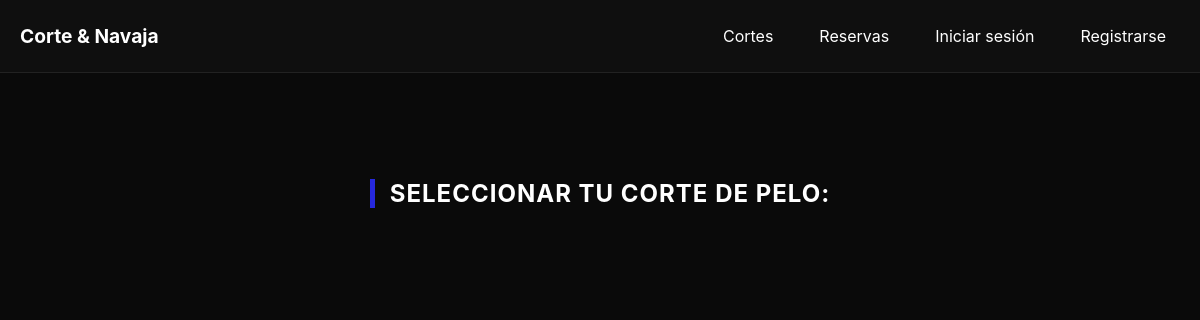
Before: /seleccion-corte/ with the older database file.
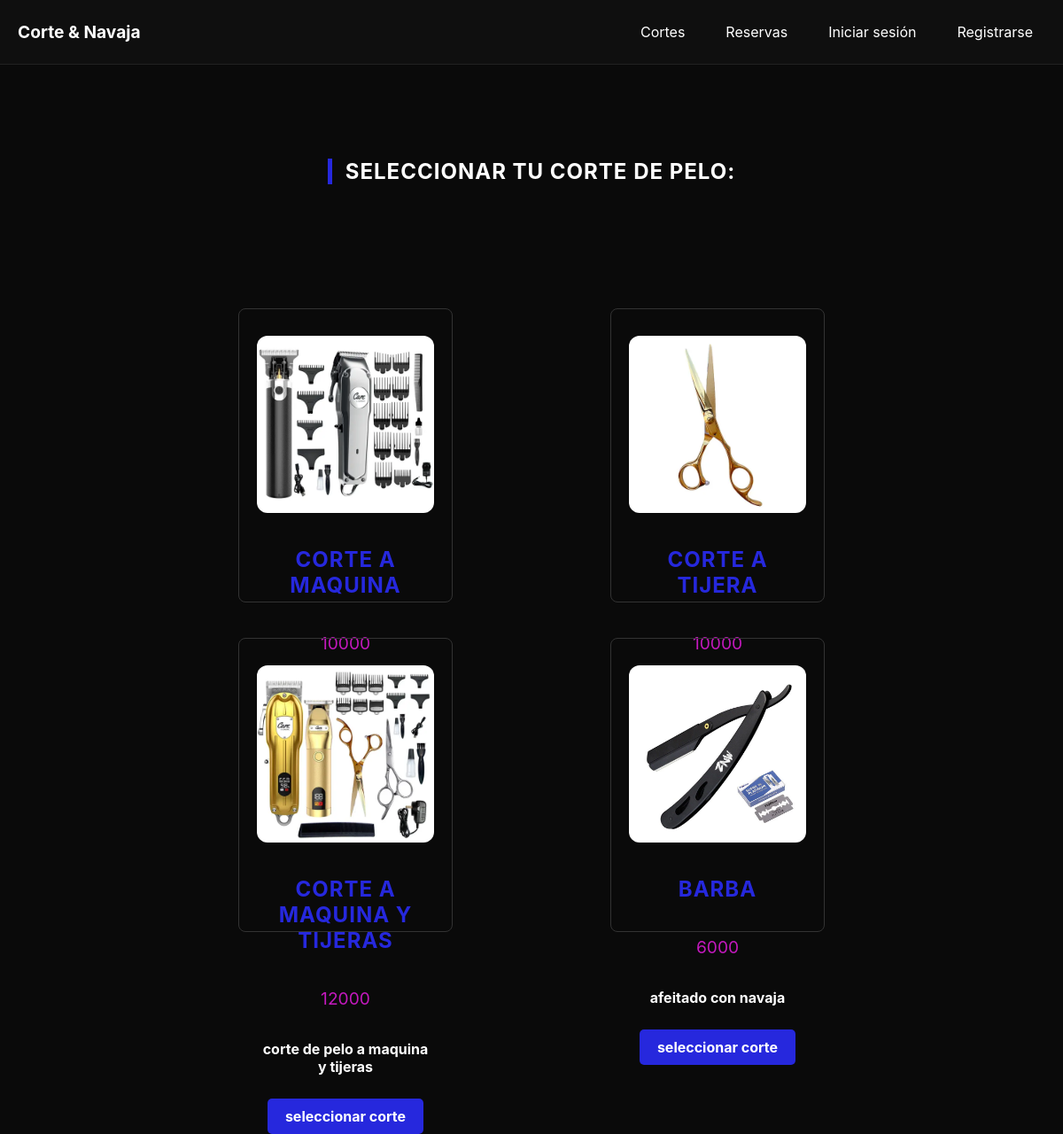
After: the same page with the newer database file.
### corte/models.py (models this page shows, shortened)
class Corte(models.Model):
    name = models.CharField(max_length=100)
    precio = models.IntegerField()
    descripcion = models.TextField(max_length=250)
    imagen = models.ImageField(upload_to='cortes/', null=True, blank=True)

### corte/views.py (the view)
# urls.py: path('seleccion-corte/', views.corte, name='corte'),
def corte(request):
    cortes = Corte.objects.all()
    return render(request, 'corte/corte.html', {'cortes':cortes})

### corte/templates/corte/corte.html
{%extends 'corte/base.html'%}
{%block body%}
<section class="servicios-container">
    <h1 class="titulo-seccion">
        Seleccionar tu corte de pelo:
    </h1>
    <section class="cortes-grid">
        {% for corte in cortes %}
        <article class="corte-card">
            {% if corte.imagen %}
                <img src="{{ corte.imagen.url }}" alt="{{ corte.name }}" class="corte-image">
            {% endif %}
            <h2 class="corte-nombre">{{ corte.name }}</h2>
            <div class="corte-info">
                <p class="corte-precio">{{ corte.precio }}</p>
                <p class="corte-descripcion">{{ corte.descripcion }}</p>
                <a href="{% url 'detail' id=corte.id %}" class="btn-seleccionar">seleccionar corte</a>
            </div>
        </article>
        {%endfor%}
    </section>
</section>
{%endblock%}

### corte/templates/corte/base.html (shortened to what this page needs)
{% load static %}
<!DOCTYPE html>
<html lang="en">
<head>
    <link rel="stylesheet" href="{% static 'css/style.css' %}">
</head>
<body>
    <header class="site-header">
        <nav class="nav-bar">
            <a class="logo" href="{% url 'bienvenida' %}">Corte & Navaja</a>
            <div class="nav-links">
                <a href="{% url 'corte' %}">Cortes</a>
                <a href="{% url 'lista_reservas' %}">Reservas</a>
                {% if user.is_authenticated %}
                    <span class="nav-user">Hola, {{ user.username }}</span>
                    <form method="post" action="{% url 'logout' %}">
                        {% csrf_token %}
                        <button type="submit">Cerrar Sesión</button>
                    </form>
                {% else %}
                    <a href="{% url 'login' %}">Iniciar sesión</a>
                    <a href="{% url 'register' %}">Registrarse</a>
                {% endif %}
            </div>
        </nav>
    </header>
    <main class="container">
        {% block body %}{% endblock %}
    </main>
</body>
</html>

### static/css/style.css (style rules this page uses)
:root { --azul: #2628DD; --magenta: #C419BE; --blanco: #FFFFFF; --negro: #0a0a0a; --gris: #1a1a1a; }
body { background-color: var(--negro); color: var(--blanco); font-family: 'Inter', sans-serif; margin: 0; }
h1, h2 { color: var(--blanco); text-transform: uppercase; letter-spacing: 1px; }
a { color: inherit; text-decoration: none; }
.site-header { background: rgba(15, 15, 15, 0.95); border-bottom: 1px solid rgba(255, 255, 255, 0.08); }
.nav-bar { max-width: 1200px; margin: 0 auto; display: flex; justify-content: space-between; align-items: center; padding: 18px 20px; }
.logo { color: var(--blanco); font-size: 1.2rem; font-weight: bold; }
.nav-links { display: flex; gap: 18px; align-items: center; }
.nav-links a { padding: 8px 14px; border-radius: 8px; transition: background 0.2s ease; }
.container { max-width: 1100px; padding: 24px; margin: 0 auto; }
.detalle-imagen, .corte-image { width: 100%; border-radius: 12px; margin-bottom: 18px; object-fit: cover; max-height: 240px; }
.servicios-container { padding: 2rem 0; display: flex; flex-direction: column; align-items: center; text-align: center }
.titulo-seccion { color: var(--blanco); border-left: 5px solid var(--azul); padding-left: 15px; text-transform: uppercase; margin: 50px 0; }
.cortes-grid { display: flex; flex-wrap: wrap; grid-template-columns: repeat(auto-fill, minmax(280px, 1fr)); gap: 40px; justify-content: space-around; align-items: center; width: 100vh; margin: 90px 0 0 0; }
.corte-card { background-color: var(--gris-oscuro); padding: 30px 20px; border-radius: 8px; border: 1px solid #333; transition: all 0.3s ease; height: 270px; width: 200px; display: flex; flex-direction: column; align-items: center; justify-content: space-around; }
.corte-nombre { color: var(--azul); font-size: 1,75rem; display: flex; justify-content: center; align-items: center; }
.corte-info { display: flex; flex-direction: column; align-items: center; justify-content: space-between; margin: 0; }
.corte-precio { color: var(--magenta); font-size: 1.2rem; }
.corte-descripcion { color: var(--blanco); font-weight: bold; font-size: 1,25rem; }
.btn-seleccionar { background-color: var(--azul); color: var(--blanco); padding: 10px 20px; border-radius: 5px; display: inline-block; font-weight: bold; transition: background 0.3s; margin-top: 10px; }

Changed rows visible on the page:
added Corte: imagen (picture), name "CORTE A MAQUINA", precio "10000"
added Corte: imagen (picture), name "CORTE A TIJERA", precio "10000"
added Corte: imagen (picture), name "CORTE A MAQUINA Y TIJERAS", precio "12000", descripcion "corte de pelo a maquina y tijeras"
added Corte: imagen (picture), name "BARBA", precio "6000", descripcion "afeitado con navaja"
